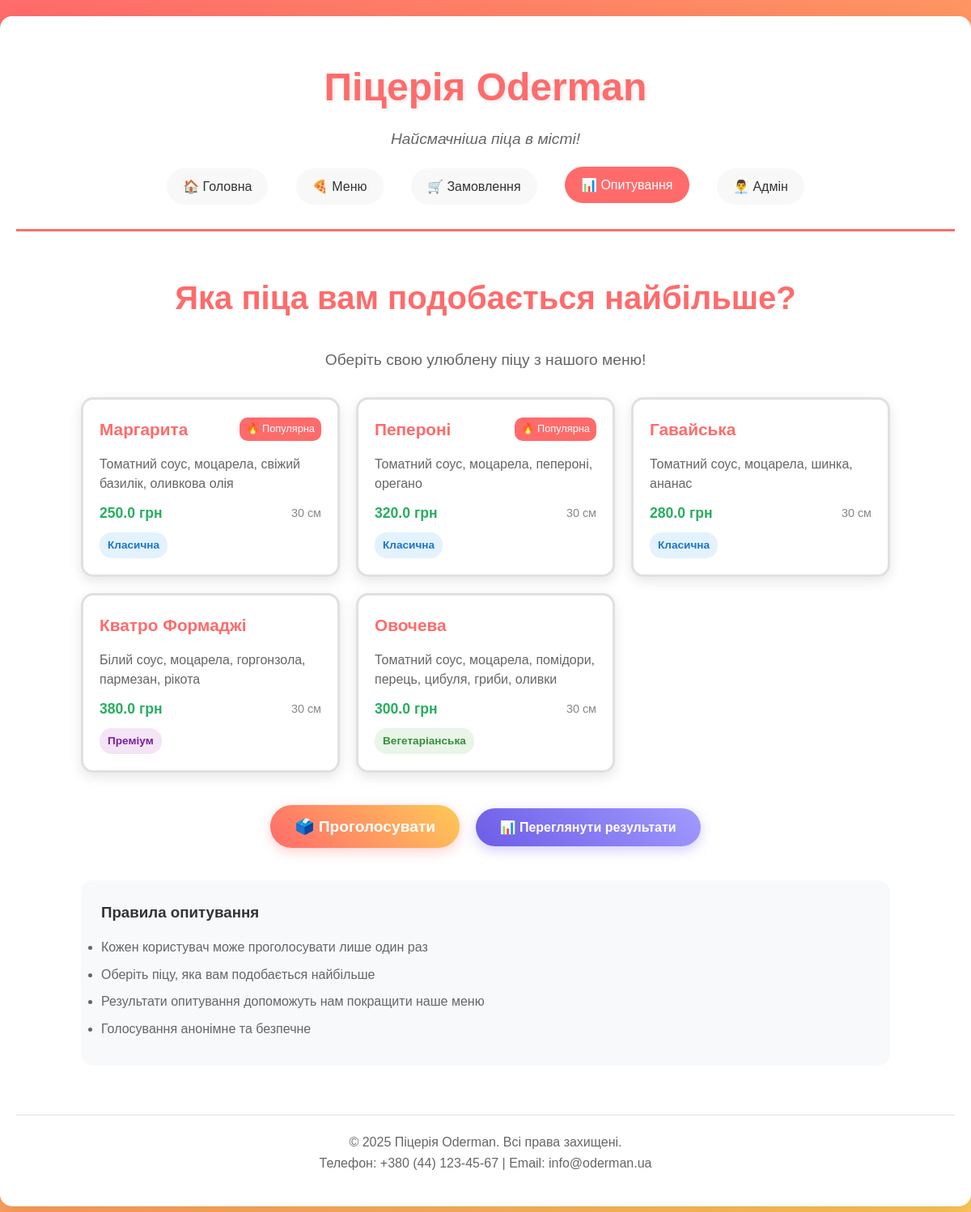
Page /poll on the committed database.
### models.py (models this page shows, shortened)
class Poll(db.Model):
    id = db.Column(db.Integer, primary_key=True)
    title = db.Column(db.String(200), nullable=False)
    description = db.Column(db.Text, nullable=True)
    active = db.Column(db.Boolean, default=True)
    created_at = db.Column(db.DateTime, default=datetime.utcnow)
    votes = db.relationship('PollVote', backref='poll', lazy=True)

class Pizza(db.Model):
    id = db.Column(db.Integer, primary_key=True)
    name = db.Column(db.String(100), nullable=False)
    ingredients = db.Column(db.Text, nullable=False)
    price = db.Column(db.Float, nullable=False)
    category = db.Column(db.String(50), nullable=False)
    category_display = db.Column(db.String(100), nullable=False)
    size = db.Column(db.String(20), nullable=False, default='30 см')
    popular = db.Column(db.Boolean, default=False)
    available = db.Column(db.Boolean, default=True)
    image_url = db.Column(db.String(200), nullable=True)
    created_at = db.Column(db.DateTime, default=datetime.utcnow)
    updated_at = db.Column(db.DateTime, default=datetime.utcnow, onupdate=datetime.utcnow)

### app.py (the view)
@app.route('/poll')
def poll_page():
    poll = Poll.query.filter_by(active=True).first()
    if not poll:
        flash('Наразі немає активних опитувань', 'info')
        return redirect(url_for('index'))
    pizzas = Pizza.query.filter_by(available=True).all()
    return render_template('poll.html', poll=poll, pizzas=pizzas)

### app.py (called while the page is built)
@app.template_global()
def get_current_year():
    from datetime import datetime
    return datetime.now().year

### templates/poll.html (shortened to what this page needs)
{% extends "base.html" %}
{% block content %}
<div class="poll-container">
    <h2 class="page-title">{{ poll.title }}</h2>
    {% if poll.description %}
    <p class="poll-description">{{ poll.description }}</p>
    {% endif %}
    <form method="POST" action="{{ url_for('poll_vote') }}" class="poll-form">
        <div class="pizzas-grid">
            {% for pizza in pizzas %}
            <div class="pizza-option">
                <label for="pizza_{{ pizza.id }}" class="pizza-card">
                    <div class="pizza-header">
                        <h3 class="pizza-name">{{ pizza.name }}</h3>
                        {% if pizza.popular %}
                        <span class="popular-badge">🔥 Популярна</span>
                        {% endif %}
                    </div>
                    <div class="pizza-details">
                        <p class="pizza-ingredients">{{ pizza.ingredients }}</p>
                        <div class="pizza-meta">
                            <span class="pizza-price">{{ pizza.price }} грн</span>
                            <span class="pizza-size">{{ pizza.size }}</span>
                        </div>
                        <span class="category-tag category-{{ pizza.category }}">
                            {{ pizza.category_display }}
                        </span>
                    </div>
                </label>
            </div>
            {% endfor %}
        </div>
        <div class="poll-actions">
            <button type="submit" class="vote-btn">🗳️ Проголосувати</button>
            <a href="{{ url_for('poll_results') }}" class="results-btn">📊 Переглянути результати</a>
        </div>
    </form>
    <div class="poll-info">
        <h3>Правила опитування</h3>
        <ul>
            <li>Кожен користувач може проголосувати лише один раз</li>
            <li>Оберіть піцу, яка вам подобається найбільше</li>
            <li>Результати опитування допоможуть нам покращити наше меню</li>
            <li>Голосування анонімне та безпечне</li>
        </ul>
    </div>
</div>
{% endblock %}

### templates/base.html (shortened to what this page needs)
<!DOCTYPE html>
<html lang="uk">
<head>
    <link rel="stylesheet" href="{{ url_for('static', filename='css/style.css') }}">
</head>
<body>
    <div class="container">
        <header class="header">
            <h1 class="title">
                <a href="{{ url_for('index') }}" class="title-link">Піцерія Oderman</a>
            </h1>
            {% block subtitle %}
            <p class="subtitle">Найсмачніша піца в місті!</p>
            {% endblock %}
            {% block navigation %}
            <nav class="navigation">
                <a href="{{ url_for('index') }}" class="nav-link {% if request.endpoint == 'index' %}active{% endif %}">🏠 Головна</a>
                <a href="{{ url_for('menu') }}" class="nav-link {% if request.endpoint == 'menu' %}active{% endif %}">🍕 Меню</a>
                <a href="{{ url_for('order_form') }}" class="nav-link {% if request.endpoint == 'order_form' %}active{% endif %}">🛒 Замовлення</a>
                <a href="{{ url_for('poll_page') }}" class="nav-link {% if request.endpoint == 'poll_page' %}active{% endif %}">📊 Опитування</a>
                <a href="{{ url_for('admin_dashboard') }}" class="nav-link {% if 'admin' in request.endpoint %}active{% endif %}">👨‍💼 Адмін</a>
            </nav>
            {% endblock %}
        </header>
        <main class="main">
            {% block content %}{% endblock %}
        </main>
        <footer class="footer">
            {% block footer %}
            <p>&copy; {{ get_current_year() }} Піцерія Oderman. Всі права захищені.</p>
            <p>Телефон: +380 (44) 123-45-67 | Email: info@oderman.ua</p>
            {% endblock %}
        </footer>
    </div>
</body>
</html>

### static/css/style.css (style rules this page uses)
* { margin: 0; padding: 0; box-sizing: border-box; }
body { font-family: 'Arial', sans-serif; line-height: 1.6; color: #333; background: linear-gradient(135deg, #ff6b6b, #feca57); min-height: 100vh; }
.container { max-width: 1200px; margin: 0 auto; padding: 20px; background: white; border-radius: 15px; box-shadow: 0 10px 30px rgba(0, 0, 0, 0.1); margin-top: 20px; margin-bottom: 20px; }
.header { text-align: center; padding: 30px 0; border-bottom: 3px solid #ff6b6b; margin-bottom: 30px; }
.title { font-size: 3rem; color: #ff6b6b; text-shadow: 2px 2px 4px rgba(0, 0, 0, 0.1); margin-bottom: 10px; font-weight: bold; }
.subtitle { font-size: 1.2rem; color: #666; font-style: italic; }
.navigation { margin-top: 20px; }
.nav-link { display: inline-block; margin: 0 15px; padding: 10px 20px; text-decoration: none; color: #333; background: #f8f8f8; border-radius: 25px; transition: all 0.3s ease; }
.nav-link:hover, .nav-link.active { background: #ff6b6b; color: white; transform: translateY(-2px); }
.main { padding: 20px 0; }
.page-title { text-align: center; font-size: 2.5rem; color: #ff6b6b; margin-bottom: 30px; }
.pizza-name { font-weight: bold; color: #ff6b6b; font-size: 1.1rem; }
.pizza-ingredients { color: #666; line-height: 1.5; }
.pizza-price { font-weight: bold; color: #27ae60; font-size: 1.2rem; text-align: right; }
.footer { text-align: center; padding: 20px 0; border-top: 2px solid #eee; margin-top: 40px; color: #666; }
.title-link { text-decoration: none; color: inherit; transition: color 0.3s ease; }
.popular-badge { font-size: 0.8rem; background: #ff6b6b; color: white; padding: 2px 8px; border-radius: 10px; }
.pizza-ingredients { max-width: 300px; }
.category-tag { padding: 5px 10px; border-radius: 15px; font-size: 0.9rem; font-weight: bold; }
.category-classic { background: #e3f2fd; color: #1976d2; }
.category-premium { background: #f3e5f5; color: #7b1fa2; }
.category-vegetarian { background: #e8f5e8; color: #388e3c; }

### templates/poll.html (style rules this page uses)
.poll-container { max-width: 1000px; margin: 0 auto; }
.poll-description { text-align: center; font-size: 1.2rem; color: #666; margin-bottom: 30px; }
.poll-form { margin: 30px 0; }
.pizzas-grid { display: grid; grid-template-columns: repeat(auto-fit, minmax(300px, 1fr)); gap: 20px; margin-bottom: 30px; }
.pizza-option { position: relative; }
.pizza-card { display: block; background: white; border: 3px solid #e0e0e0; border-radius: 15px; padding: 20px; cursor: pointer; transition: all 0.3s ease; height: 100%; box-shadow: 0 5px 15px rgba(0, 0, 0, 0.1); }
.pizza-header { display: flex; justify-content: space-between; align-items: center; margin-bottom: 15px; }
.pizza-name { color: #ff6b6b; margin: 0; font-size: 1.3rem; }
.popular-badge { font-size: 0.8rem; background: #ff6b6b; color: white; padding: 4px 8px; border-radius: 10px; }
.pizza-details { display: flex; flex-direction: column; gap: 10px; }
.pizza-ingredients { color: #666; line-height: 1.5; margin: 0; }
.pizza-meta { display: flex; justify-content: space-between; align-items: center; }
.pizza-price { font-weight: bold; color: #27ae60; font-size: 1.1rem; }
.pizza-size { color: #888; font-size: 0.9rem; }
.category-tag { align-self: flex-start; padding: 5px 10px; border-radius: 15px; font-size: 0.85rem; font-weight: bold; }
.category-classic { background: #e3f2fd; color: #1976d2; }
.category-premium { background: #f3e5f5; color: #7b1fa2; }
.category-vegetarian { background: #e8f5e8; color: #388e3c; }
.poll-actions { text-align: center; margin: 40px 0; }
.vote-btn { background: linear-gradient(45deg, #ff6b6b, #feca57); color: white; border: none; padding: 15px 30px; border-radius: 50px; font-size: 1.2rem; font-weight: bold; cursor: pointer; transition: all 0.3s ease; margin-right: 15px; box-shadow: 0 5px 15px rgba(255, 107, 107, 0.3); }
.results-btn { background: linear-gradient(45deg, #6c5ce7, #a29bfe); color: white; padding: 15px 30px; border-radius: 50px; text-decoration: none; font-weight: bold; transition: all 0.3s ease; box-shadow: 0 5px 15px rgba(108, 92, 231, 0.3); }
.poll-info { background: #f8f9fa; padding: 25px; border-radius: 15px; margin-top: 40px; }
.poll-info h3 { color: #333; margin-bottom: 15px; }
.poll-info ul { color: #666; line-height: 1.6; }
.poll-info li { margin-bottom: 8px; }

### rows in the picture
Poll: title "Яка піца вам подобається найбільше?", description "Оберіть свою улюблену піцу з нашого меню!"
Pizza: name "Маргарита", popular "🔥 Популярна", ingredients "Томатний соус, моцарела, свіжий базилік, оливкова олія", price "250.0", size "30 см", category_display "Класична"
Pizza: name "Пепероні", popular "🔥 Популярна", ingredients "Томатний соус, моцарела, пепероні, орегано", price "320.0", size "30 см", category_display "Класична"
Pizza: name "Гавайська", ingredients "Томатний соус, моцарела, шинка, ананас", price "280.0", size "30 см", category_display "Класична"
Pizza: name "Кватро Формаджі", ingredients "Білий соус, моцарела, горгонзола, пармезан, рікота", price "380.0", size "30 см", category_display "Преміум"
Pizza: name "Овочева", ingredients "Томатний соус, моцарела, помідори, перець, цибуля, гриби, оливки", price "300.0", size "30 см", category_display "Вегетаріанська"

### other values in the picture
{{ get_current_year() }} "2025"
